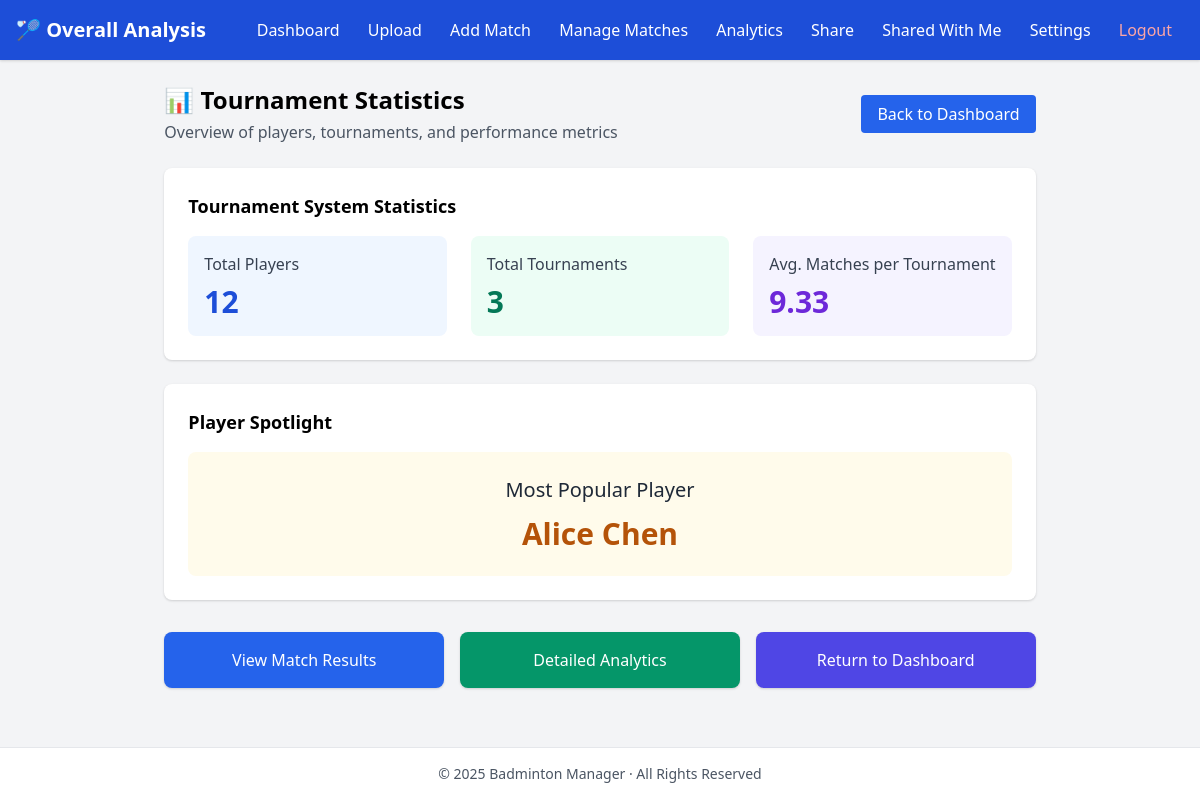
/analytics/overall (signed in), run on an earlier commit of the app's database.
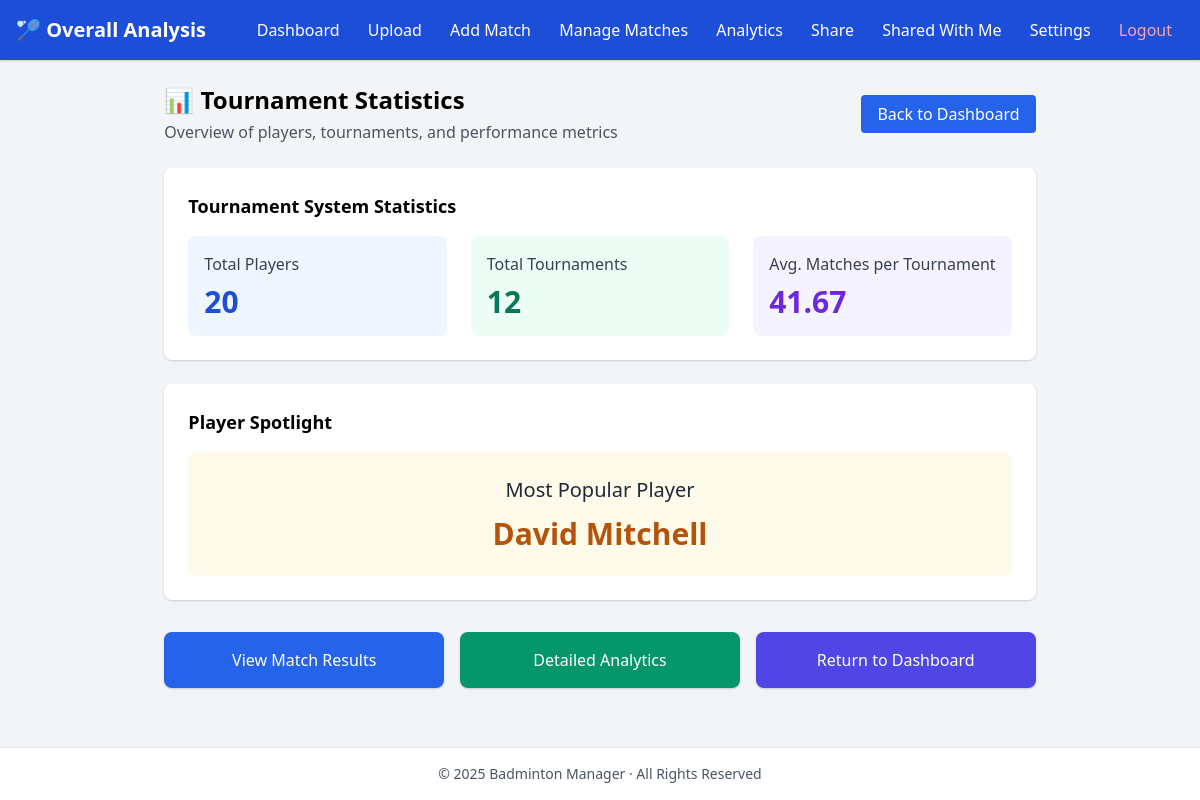
And on a later commit of the database.
### models.py (models this page shows)
class Player(db.Model):
    id = db.Column(db.Integer, primary_key=True)
    name = db.Column(db.String(150), nullable=False)
    teams_as_player1 = db.relationship('Team', foreign_keys='Team.player1_id', backref='player1', lazy=True)
    teams_as_player2 = db.relationship('Team', foreign_keys='Team.player2_id', backref='player2', lazy=True)

### routes/analytics.py (the view)
@analytics_bp.route('/analytics/overall')
@login_required
def overall_analysis():
    total_players = Player.query.count()
    total_tournaments = Tournament.query.count()
    total_matches = Match.query.count()
    avg_matches_per_tournament = round(total_matches / total_tournaments, 2) if total_tournaments else 0
    players = Player.query.all()
    def matches_played(player):
        teams = player.teams_as_player1 + player.teams_as_player2
        match_count = sum(len(team.matches_as_team1) + len(team.matches_as_team2) for team in teams)
        return match_count
    most_popular_player = max(players, key=matches_played, default=None)
    return render_template(
        'overall_analysis.html',
        total_players=total_players,
        total_tournaments=total_tournaments,
        avg_matches_per_tournament=avg_matches_per_tournament,
        most_popular_player=most_popular_player
    )

### utils.py (called while the page is built)
def login_required(f):
    @wraps(f)
    def decorated_function(*args, **kwargs):
        if 'user_id' not in session:
            flash('Please log in to access this page')
            return redirect(url_for('auth.login'))
        return f(*args, **kwargs)
    return decorated_function

### templates/overall_analysis.html (shortened to what this page needs)
{% extends "layout.html" %}
{% block page_title %}Overall Analysis{% endblock %}
{% block content %}
<div class="mb-6 flex justify-between items-center">
  <div>
    <h2 class="text-2xl font-semibold">📊 Tournament Statistics</h2>
    <p class="text-gray-600 mt-1">Overview of players, tournaments, and performance metrics</p>
  </div>
  <div>
    <a href="/dashboard" class="bg-blue-600 text-white px-4 py-2 rounded hover:bg-blue-700 transition">
      Back to Dashboard
    </a>
  </div>
</div>
<div class="bg-white rounded-lg shadow p-6 mb-6">
  <h3 class="text-lg font-semibold mb-4">Tournament System Statistics</h3>
  <div class="grid grid-cols-1 md:grid-cols-3 gap-6">
    <div class="bg-blue-50 p-4 rounded-lg">
      <h4 class="text-gray-700 font-medium">Total Players</h4>
      <p class="text-3xl font-bold mt-2 text-blue-700">{{ total_players }}</p>
    </div>
    <div class="bg-green-50 p-4 rounded-lg">
      <h4 class="text-gray-700 font-medium">Total Tournaments</h4>
      <p class="text-3xl font-bold mt-2 text-green-700">{{ total_tournaments }}</p>
    </div>
    <div class="bg-purple-50 p-4 rounded-lg">
      <h4 class="text-gray-700 font-medium">Avg. Matches per Tournament</h4>
      <p class="text-3xl font-bold mt-2 text-purple-700">{{ avg_matches_per_tournament }}</p>
    </div>
  </div>
</div>
<div class="bg-white rounded-lg shadow p-6">
  <h3 class="text-lg font-semibold mb-4">Player Spotlight</h3>
  {% if most_popular_player %}
    <div class="bg-yellow-50 p-6 rounded-lg text-center">
      <h4 class="text-xl font-medium text-gray-800">Most Popular Player</h4>
      <p class="text-3xl font-bold mt-3 text-yellow-700">{{ most_popular_player.name }}</p>
    </div>
  {% else %}
    <div class="p-6 text-center text-gray-500">
      <p>No players available in the system.</p>
    </div>
  {% endif %}
</div>
<div class="grid grid-cols-1 md:grid-cols-3 gap-4 my-8">
  <a href="/matches" class="bg-blue-600 text-white p-4 rounded-lg shadow hover:bg-blue-700 transition text-center">
    View Match Results
  </a>
  <a href="/analytics" class="bg-green-600 text-white p-4 rounded-lg shadow hover:bg-green-700 transition text-center">
    Detailed Analytics
  </a>
  <a href="/dashboard" class="bg-indigo-600 text-white p-4 rounded-lg shadow hover:bg-indigo-700 transition text-center">
    Return to Dashboard
  </a>
</div>
{% endblock %}

What changed in the data, as far as the page shows it:
no longer on this page (row edited): Player: name "Alice Chen"
now on this page (row edited): Player: name "David Mitchell"
Also different on the page:
{{ total_players }}: "12" → "20"
{{ total_tournaments }}: "3" → "12"
{{ avg_matches_per_tournament }}: "9.33" → "41.67"
